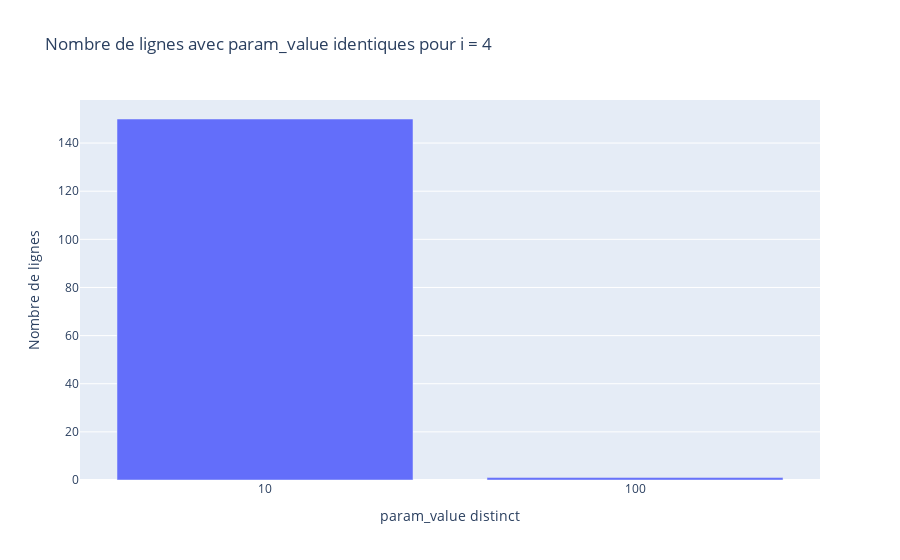

The code cell stored with this chart in its notebook:
### Markdown cell above
### 1.2.1 Most chosen i within {10,100000,100000000}

### Code cell
df_i4 = df[df['i'] == 4]

count_per_param_value = df_i4['param_value'].value_counts().reset_index()
count_per_param_value.columns = ['param_value', 'count']
count_per_param_value["param_value"] = count_per_param_value["param_value"].astype("str")
fig = px.bar(count_per_param_value, x='param_value', y='count', 
             title='Nombre de lignes avec param_value identiques pour i = 4',
             labels={'param_value': 'param_value distinct', 'count': 'Nombre de lignes'})
fig.show()

### Figure 1 — Plotly figure (JSON) as saved in the notebook; plotly's stock layout.template omitted (floating-point values rounded to 4 significant figures)
{"data": [{"alignmentgroup": "True", "hovertemplate": "param_value distinct=%{x}<br>Nombre de lignes=%{y}<extra></extra>", "legendgroup": "", "marker": {"color": "#636efa", "pattern": {"shape": ""}}, "name": "", "offsetgroup": "", "orientation": "v", "showlegend": false, "textposition": "auto", "type": "bar", "x": ["10", "100"], "xaxis": "x", "y": [150, 1], "yaxis": "y"}], "layout": {"barmode": "relative", "legend": {"tracegroupgap": 0}, "title": {"text": "Nombre de lignes avec param_value identiques pour i = 4"}, "xaxis": {"anchor": "y", "domain": [0, 1], "title": {"text": "param_value distinct"}}, "yaxis": {"anchor": "x", "domain": [0, 1], "title": {"text": "Nombre de lignes"}}}}
